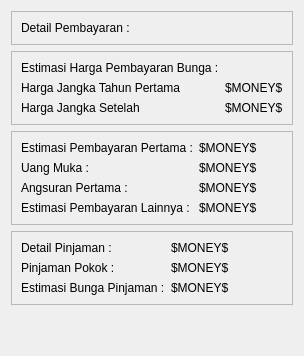
               <widget class="QWidget" name="OutputPerhitunganPageContainer" native="true">
                <layout class="QVBoxLayout" name="verticalLayout_49">
                 <item>
                  <widget class="QFrame" name="OutputPerhitunganPageDetailPembayaranContainer">
                   <property name="frameShape">
                    <enum>QFrame::StyledPanel</enum>
                   </property>
                   <property name="frameShadow">
                    <enum>QFrame::Raised</enum>
                   </property>
                   <layout class="QVBoxLayout" name="verticalLayout_52">
                    <item alignment="Qt::AlignTop">
                     <widget class="QLabel" name="OutputPerhitunganPageDetailPembayaranLabel">
                      <property name="text">
                       <string>Detail Pembayaran :</string>
                      </property>
                     </widget>
                    </item>
                   </layout>
                  </widget>
                 </item>
                 <item>
                  <widget class="QFrame" name="OutputPerhitunganPageHargaBungaContainer">
                   <property name="frameShape">
                    <enum>QFrame::StyledPanel</enum>
                   </property>
                   <property name="frameShadow">
                    <enum>QFrame::Raised</enum>
                   </property>
                   <layout class="QGridLayout" name="gridLayout">
                    <item row="1" column="0">
                     <widget class="QLabel" name="EstimasiHargaBungaLabel">
                      <property name="text">
                       <string>Estimasi Harga Pembayaran Bunga :</string>
                      </property>
                     </widget>
                    </item>
                    <item row="5" column="0">
                     <widget class="QLabel" name="HargaJangkaTahunSetelahLabel">
                      <property name="text">
                       <string>Harga Jangka Setelah</string>
                      </property>
                     </widget>
                    </item>
                    <item row="3" column="0">
                     <widget class="QLabel" name="HargaJangkaTahunPertamaLabel">
                      <property name="text">
                       <string>Harga Jangka Tahun Pertama</string>
                      </property>
                     </widget>
                    </item>
                    <item row="5" column="1">
                     <widget class="QLabel" name="PenulisanHargaJangkaTahunSetelahLabel">
                      <property name="text">
                       <string>$MONEY$</string>
                      </property>
                     </widget>
                    </item>
                    <item row="3" column="1">
                     <widget class="QLabel" name="PenulisanHargaJangkaTahunPertamaLabel">
                      <property name="text">
                       <string>$MONEY$</string>
                      </property>
                     </widget>
                    </item>
                   </layout>
                  </widget>
                 </item>
                 <item>
                  <widget class="QFrame" name="OutputPerhitunganPageEstimasiPembayaranContainer">
                   <property name="frameShape">
                    <enum>QFrame::StyledPanel</enum>
                   </property>
                   <property name="frameShadow">
                    <enum>QFrame::Raised</enum>
                   </property>
                   <layout class="QGridLayout" name="gridLayout_2">
                    <item row="0" column="0">
                     <widget class="QLabel" name="EstimasiPembayaranLabel">
                      <property name="text">
                       <string>Estimasi Pembayaran Pertama :</string>
                      </property>
                     </widget>
                    </item>
                    <item row="3" column="0">
                     <widget class="QLabel" name="EstimasiPembayaranLainnyaLabel">
                      <property name="text">
                       <string>Estimasi Pembayaran Lainnya :</string>
                      </property>
                     </widget>
                    </item>
                    <item row="2" column="0">
                     <widget class="QLabel" name="AngsuranPertamaLabel">
                      <property name="text">
                       <string>Angsuran Pertama :</string>
                      </property>
                     </widget>
                    </item>
                    <item row="1" column="0">
                     <widget class="QLabel" name="UangMukaLabel">
                      <property name="text">
                       <string>Uang Muka :</string>
                      </property>
                     </widget>
                    </item>
                    <item row="1" column="1">
                     <widget class="QLabel" name="PenulisanHargaUangMukaLabel">
                      <property name="text">
                       <string>$MONEY$</string>
                      </property>
                     </widget>
                    </item>
                    <item row="2" column="1">
                     <widget class="QLabel" name="PenulisanHargaAngsuranPertamaLabel">
                      <property name="text">
                       <string>$MONEY$</string>
                      </property>
                     </widget>
                    </item>
                    <item row="3" column="1">
                     <widget class="QLabel" name="PenulisanHargaEstimasiPembayaranLabel">
                      <property name="text">
                       <string>$MONEY$</string>
                      </property>
                     </widget>
                    </item>
                    <item row="0" column="1">
                     <widget class="QLabel" name="PenulisanHargaEstimasiJumlahBayarLabel">
                      <property name="text">
                       <string>$MONEY$</string>
                      </property>
                     </widget>
                    </item>
                   </layout>
                  </widget>
                 </item>
                 <item>
                  <widget class="QFrame" name="OutputPerhitunganPageDetailPinjamanContainer">
                   <property name="frameShape">
                    <enum>QFrame::StyledPanel</enum>
                   </property>
                   <property name="frameShadow">
                    <enum>QFrame::Raised</enum>
                   </property>
                   <layout class="QGridLayout" name="gridLayout_3">
                    <item row="2" column="0">
                     <widget class="QLabel" name="PinjamanPokokLabel">
                      <property name="text">
                       <string>Pinjaman Pokok :</string>
                      </property>
                     </widget>
                    </item>
                    <item row="0" column="1">
                     <widget class="QLabel" name="PenulisanHargaDetailPinjamanLabel">
                      <property name="text">
                       <string>$MONEY$</string>
                      </property>
                     </widget>
                    </item>
                    <item row="0" column="0">
                     <widget class="QLabel" name="DetailPinjamanLabel">
                      <property name="text">
                       <string>Detail Pinjaman :</string>
                      </property>
                     </widget>
                    </item>
                    <item row="3" column="0">
                     <widget class="QLabel" name="EstimasiBungaPinjamanLabel">
                      <property name="text">
                       <string>Estimasi Bunga Pinjaman :</string>
                      </property>
                     </widget>
                    </item>
                    <item row="2" column="1">
                     <widget class="QLabel" name="PenulisanHargaPinjamanPokokLabel">
                      <property name="text">
                       <string>$MONEY$</string>
                      </property>
                     </widget>
                    </item>
                    <item row="3" column="1">
                     <widget class="QLabel" name="PenulisanHargaEstimasiBungaPinjamanLabel">
                      <property name="text">
                       <string>$MONEY$</string>
                      </property>
                     </widget>
                    </item>
                   </layout>
                  </widget>
                 </item>
                 <item>
                  <spacer name="verticalSpacer_10">
                   <property name="orientation">
                    <enum>Qt::Vertical</enum>
                   </property>
                   <property name="sizeHint" stdset="0">
                    <size>
                     <width>20</width>
                     <height>40</height>
                    </size>
                   </property>
                  </spacer>
                 </item>
                </layout>
               </widget>
